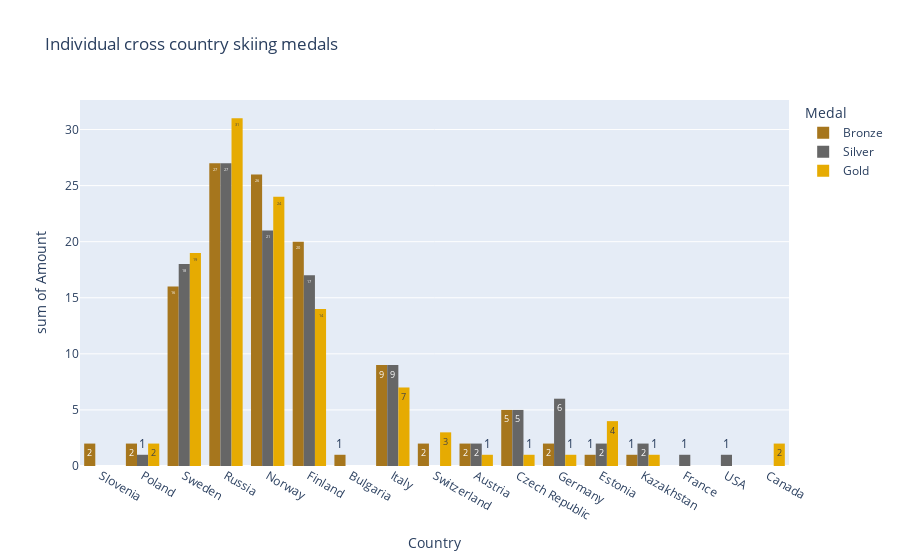

Notebook source saved alongside this figure:
### Code cell
fig = px.histogram(
    df_10,
    x="region",
    y="Amount",
    color="Medal",
    labels={"Sport": "Sport", "0": "medals", "region": "Country"},
    barmode="group",
    title="Individual cross country skiing medals",
    text_auto = True,
    #pattern_shape = "Medal", pattern_shape_sequence=["-", "x", "+"] # creates a pattern on each bar. kinda ugly
    color_discrete_sequence=[px.colors.qualitative.Dark2[6],px.colors.qualitative.Dark2[7],px.colors.qualitative.Dark2[5]]
)
# color_bars = {"Silver": "silver", "Bronze": "bronze", "Gold": "gold"}
# fig.update_traces(marker_color=color_bars)
fig.show()

### Figure 1 — Plotly figure (JSON) as saved in the notebook; plotly's stock layout.template omitted (floating-point values rounded to 4 significant figures)
{"data": [{"alignmentgroup": "True", "bingroup": "x", "histfunc": "sum", "hovertemplate": "Medal=Bronze<br>Country=%{x}<br>sum of Amount=%{y}<extra></extra>", "legendgroup": "Bronze", "marker": {"color": "rgb(166,118,29)", "pattern": {"shape": ""}}, "name": "Bronze", "offsetgroup": "Bronze", "orientation": "v", "showlegend": true, "texttemplate": "%{value}", "type": "histogram", "x": ["Slovenia", "Poland", "Sweden", "Russia", "Russia", "Norway", "Norway", "Norway", "Russia", "Finland", "Finland", "Norway", "Bulgaria", "Norway", "Sweden", "Italy", "Italy", "Norway", "Russia", "Switzerland", "Sweden", "Sweden", "Russia", "Finland", "Norway", "Italy", "Italy", "Norway", "Finland", "Russia", "Sweden", "Austria", "Sweden", "Norway", "Poland", "Norway", "Italy", "Czech Republic", "Germany", "Russia", "Italy", "Czech Republic", "Russia", "Estonia", "Sweden", "Finland", "Norway", "Italy", "Germany", "Czech Republic", "Russia", "Sweden", "Finland", "Finland", "Russia", "Finland", "Italy", "Sweden", "Kazakhstan", "Russia", "Norway", "Norway"], "xaxis": "x", "y": [2, 1, 1, 1, 4, 1, 4, 1, 1, 2, 2, 1, 1, 2, 1, 1, 1, 1, 3, 2, 5, 2, 4, 4, 5, 1, 1, 5, 3, 3, 1, 2, 1, 1, 1, 1, 1, 3, 1, 1, 2, 1, 2, 1, 1, 3, 1, 1, 1, 1, 5, 1, 1, 1, 1, 4, 1, 3, 1, 2, 2, 1], "yaxis": "y"}, {"alignmentgroup": "True", "bingroup": "x", "histfunc": "sum", "hovertemplate": "Medal=Silver<br>Country=%{x}<br>sum of Amount=%{y}<extra></extra>", "legendgroup": "Silver", "marker": {"color": "rgb(102,102,102)", "pattern": {"shape": ""}}, "name": "Silver", "offsetgroup": "Silver", "orientation": "v", "showlegend": true, "texttemplate": "%{value}", "type": "histogram", "x": ["Sweden", "Estonia", "Poland", "Finland", "Russia", "Norway", "Russia", "Germany", "Norway", "Russia", "Czech Republic", "Russia", "Czech Republic", "Finland", "Norway", "Italy", "Norway", "Sweden", "Russia", "Sweden", "Italy", "Czech Republic", "Russia", "Finland", "Czech Republic", "Russia", "Italy", "Austria", "France", "Finland", "Estonia", "Austria", "Norway", "Sweden", "Norway", "Germany", "Italy", "Russia", "Sweden", "Sweden", "Russia", "Finland", "Norway", "Germany", "Norway", "USA", "Finland", "Sweden", "Kazakhstan", "Germany", "Norway", "Kazakhstan", "Norway", "Italy", "Sweden", "Czech Republic", "Italy", "Russia"], "xaxis": "x", "y": [1, 1, 1, 3, 1, 2, 7, 2, 1, 1, 1, 2, 1, 3, 3, 1, 1, 1, 2, 2, 2, 1, 2, 1, 1, 4, 2, 1, 1, 6, 1, 1, 3, 1, 1, 1, 1, 2, 3, 2, 3, 1, 4, 1, 3, 1, 3, 2, 1, 2, 2, 1, 1, 1, 6, 1, 2, 3], "yaxis": "y"}, {"alignmentgroup": "True", "bingroup": "x", "histfunc": "sum", "hovertemplate": "Medal=Gold<br>Country=%{x}<br>sum of Amount=%{y}<extra></extra>", "legendgroup": "Gold", "marker": {"color": "rgb(230,171,2)", "pattern": {"shape": ""}}, "name": "Gold", "offsetgroup": "Gold", "orientation": "v", "showlegend": true, "texttemplate": "%{value}", "type": "histogram", "x": ["Norway", "Switzerland", "Norway", "Sweden", "Finland", "Poland", "Russia", "Finland", "Norway", "Sweden", "Canada", "Russia", "Russia", "Norway", "Norway", "Canada", "Estonia", "Russia", "Norway", "Sweden", "Norway", "Austria", "Russia", "Russia", "Sweden", "Sweden", "Russia", "Estonia", "Norway", "Finland", "Germany", "Kazakhstan", "Italy", "Norway", "Poland", "Russia", "Finland", "Sweden", "Switzerland", "Finland", "Italy", "Italy", "Czech Republic", "Norway", "Russia", "Norway", "Finland", "Norway", "Estonia", "Russia", "Russia", "Italy", "Sweden", "Sweden", "Russia"], "xaxis": "x", "y": [3, 2, 1, 3, 4, 1, 1, 1, 2, 3, 1, 2, 5, 1, 3, 1, 2, 3, 1, 1, 2, 1, 1, 1, 7, 1, 3, 1, 5, 2, 1, 1, 1, 1, 1, 6, 3, 2, 1, 3, 3, 1, 1, 2, 5, 1, 1, 2, 1, 2, 1, 2, 1, 1, 1], "yaxis": "y"}], "layout": {"barmode": "group", "legend": {"title": {"text": "Medal"}, "tracegroupgap": 0}, "title": {"text": "Individual cross country skiing medals"}, "xaxis": {"anchor": "y", "domain": [0, 1], "title": {"text": "Country"}}, "yaxis": {"anchor": "x", "domain": [0, 1], "title": {"text": "sum of Amount"}}}}
